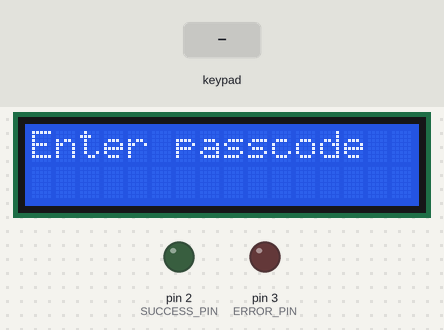
Recording of a sketch running on a simulated Arduino Uno, built with avr-gcc and run on an emulated ATmega328P. On the bench: 16×2 character LCD, output pins drawn as LEDs (lit = HIGH). The test bench sets the inputs (shaded band). What the sketch prints to the serial monitor is not drawn.

Above: at 1.3 s.
1.4 s: keypad keys A B C D # pressed 0.4 s apart
At 3.9 s:
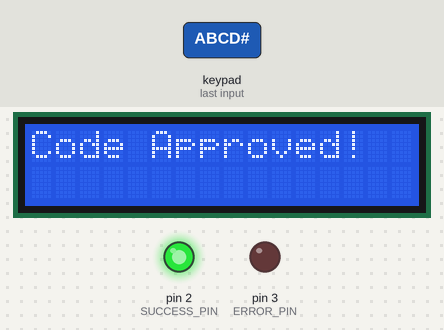
4.9 s: key '#' pressed
At 6.2 s:
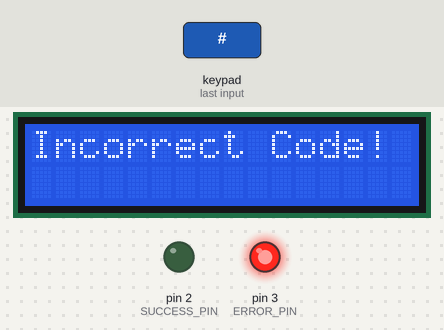
7.9 s: key 'B' pressed
At 8.2 s:
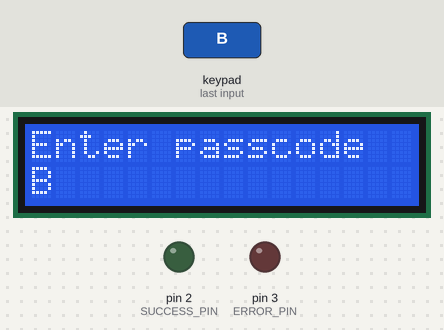
9.4 s: keypad keys A B C D A pressed 0.4 s apart
At 11.7 s:
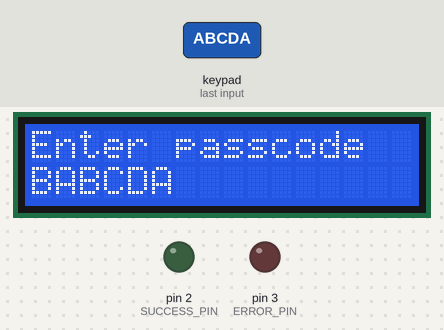
12.9 s: keypad keys A B C D pressed 0.4 s apart
At 14.1 s:
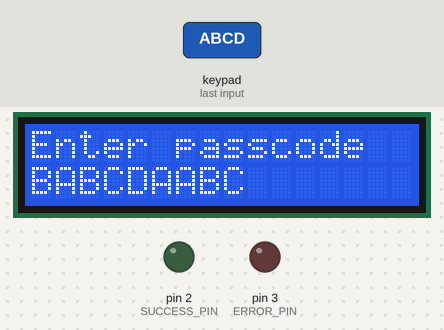
16.0 s: key '*' pressed
At 16.9 s:
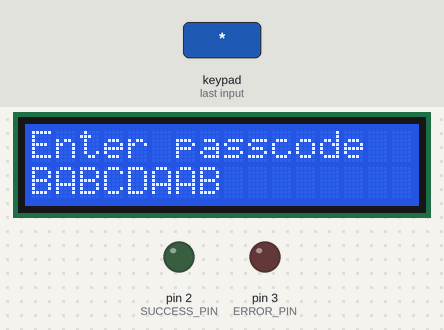
Timing chart, 0 to 18.5 s (numbered marks = the images above; inputs shaded):
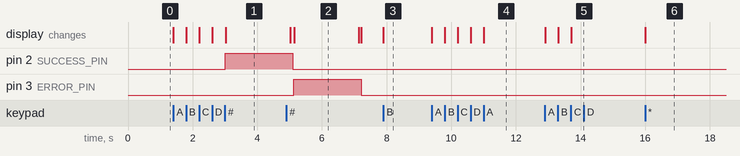

Measured:
- after the input at 1.4 s, pin 2 (SUCCESS_PIN): LOW → HIGH after 1.6 s; the display: first changes at once (image 1 shows a later state)
- after the input at 4.9 s, pin 3 (ERROR_PIN): LOW → HIGH after 0.22 s, → LOW 2.1 s later; the display: first differs from a run without the input after 0.24 s (image 2)
- after the input at 7.9 s, the display: changes at once (image 3)
- after the input at 9.4 s, the display: first changes at once (image 4 shows a later state)
- after the input at 12.9 s, the display: first changes at once (image 5 shows a later state)
- after the input at 16.0 s, the display: changes at once (image 6)
- what the display in image 2 shows lasts 2.0 s, from 5.1 s to 7.1 s

The sketch:

lab1_2.ino
```cpp
#include <LiquidCrystal_I2C.h>
#include <Wire.h>
#include <stdio.h>
#include <string.h>

#define BAUD_RATE 4800
#define MAX_INPUT_LENGTH 10
#define SUCCESS_PIN 2
#define ERROR_PIN 3

const int lcdDimensions[2] = {16, 2};
LiquidCrystal_I2C lcd(0x27, lcdDimensions[0], lcdDimensions[1]);
char input[MAX_INPUT_LENGTH];
int inputLen = 0;
char enterKey = '#';
char backspaceKey = '*';
char passCode[] = "ABCD";

void clearLcd() {
  // Set the init LCD text
  lcd.clear();
  lcd.begin(lcdDimensions[0], lcdDimensions[1]);
  lcd.print("Enter passcode");

  // Clear the input
  memset(input, '\0', sizeof(input));
  inputLen = 0;
}

void setup() {
  lcd.init();
  lcd.backlight();
  pinMode(SUCCESS_PIN, OUTPUT);
  pinMode(ERROR_PIN, OUTPUT);
  Serial.begin(BAUD_RATE);
  redirectOutput();
  printf("Enter your passcode using the 4x4 keypad.\n");
  printf("Help: # - Enter, * - Backspace. \n");
  clearLcd();

}

void loop() {

  // Get the pressed key
  char customKey = getCustomKeypad();
  lcd.setCursor(inputLen, 1);

  if (customKey && inputLen < MAX_INPUT_LENGTH - 1 && customKey != enterKey && customKey != backspaceKey) {
        input[inputLen] = customKey;
        inputLen++;
        lcd.print(customKey);

  } else if (customKey == enterKey){
    input[inputLen] = '\0';
    printf("Input code: %s\n", input);

    if (strcmp(input, passCode) != 0) {
      digitalWrite(ERROR_PIN, HIGH);
      lcd.clear();
      lcd.setCursor(0, 0);
      lcd.print("Incorrect Code!");

    } else {
      digitalWrite(SUCCESS_PIN, HIGH);
      lcd.clear();
      lcd.setCursor(0, 0);
      lcd.print("Code Approved!");
    }

    delay(2000);
    clearLcd();
    digitalWrite(ERROR_PIN, LOW);
    digitalWrite(SUCCESS_PIN, LOW);

  } else if (customKey == backspaceKey && inputLen > 0) {
    inputLen--;
    input[inputLen] = '\0';
    lcd.setCursor(inputLen, 1);
    lcd.print(' ');
    lcd.setCursor(inputLen, 1);

  }
}
```

output.ino
```cpp
FILE f_out;
int sput(char c, __attribute__((unused)) FILE* f) {return !Serial.write(c);}

void redirectOutput(){
  fdev_setup_stream(&f_out, sput, nullptr, _FDEV_SETUP_WRITE); // cf https://www.nongnu.org/avr-libc/user-manual/group__avr__stdio.html#gaf41f158c022cbb6203ccd87d27301226
  stdout = &f_out;
}
```

keypad.ino
```cpp
#include <Keypad.h>

const byte rows = 4;
const byte columns = 4;

char keypadArray[rows][columns] = {
  {'1', '2', '3', 'A'},
  {'4', '5', '6', 'B'},
  {'7', '8', '9', 'C'},
  {'*', '0', '#', 'D'},
};

byte rowPins[rows] = {4, 5, 6, 7};
byte columnPins[columns] = {8, 9, 10, 11};

Keypad keypad = Keypad(makeKeymap(keypadArray), rowPins, columnPins, rows, columns);

char getCustomKeypad() {
  return keypad.getKey();
}
```
